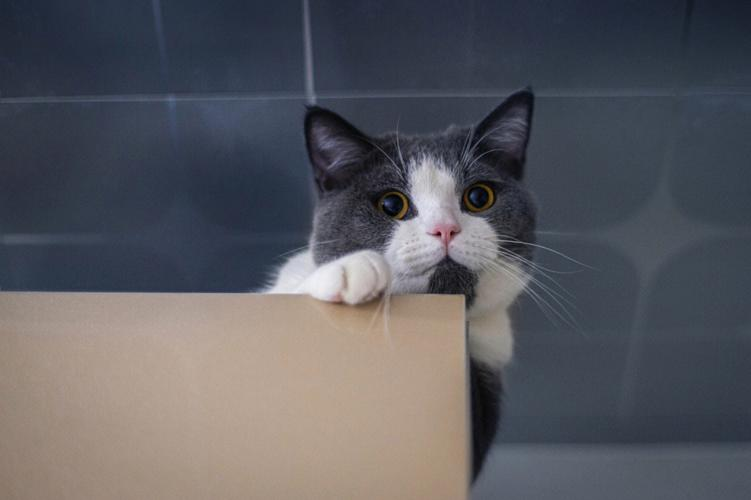
#> input picture reference/程序源码/uptech_vision_ai_class_code/f_feature_match/cat.jpeg, 751 x 500 px
$ python harris.py
#> lines starting #> are read from the running program, lines starting #| are printed output that depends on the picture; after the words box and inside, x2 and y2 are one past the last pixel; in counts of white or black regions, pixels touching at a corner belong together
import cv2
import numpy as np

# 读取图片
img = cv2.imread('cat.jpeg')
#> img is the input picture: shape (500, 751, 3); mean B, G, R 95.3, 89.5, 89.5

# 将图片转换为灰度图
gray_img = cv2.cvtColor(img, cv2.COLOR_BGR2GRAY)
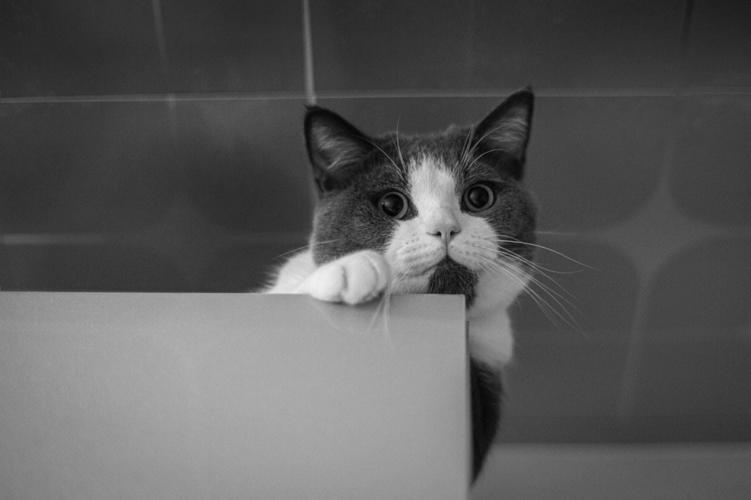
#> gray_img: shape (500, 751); min 0, max 240, mean 90.1

# Harris角点检测
corner_harris = cv2.cornerHarris(gray_img, 2, 3, 0.04)

# 对Harris检测的结果进行膨胀，以便更好地标记角点位置
corner_harris = cv2.dilate(corner_harris, None)

# 阈值处理，将角点和非角点分开（可调整阈值进行更细致地控制）
corner_harris[corner_harris > 0.01 * corner_harris.max()] = 255
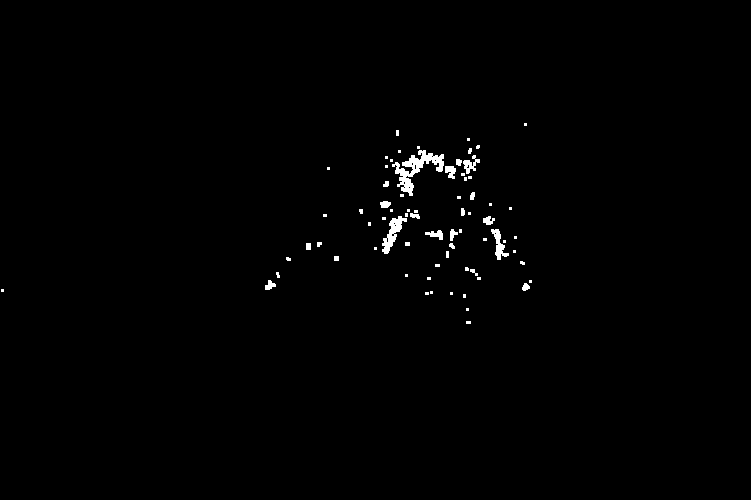
#> corner_harris: shape (500, 751) float32; min -0.00014, max 255, mean 2; drawn with min black and max white
corner_harris = np.uint8(corner_harris)
#> corner_harris: shape (500, 751); 0.78% white; 72 white regions (48 under 20 px), largest, box (x1, y1, x2, y2) and area: (392, 150, 444, 196) 798, (382, 216, 407, 254) 366, (491, 229, 509, 260) 220

# 找到Harris角点，并标记出来
img[corner_harris > 0] = [0, 0, 255]
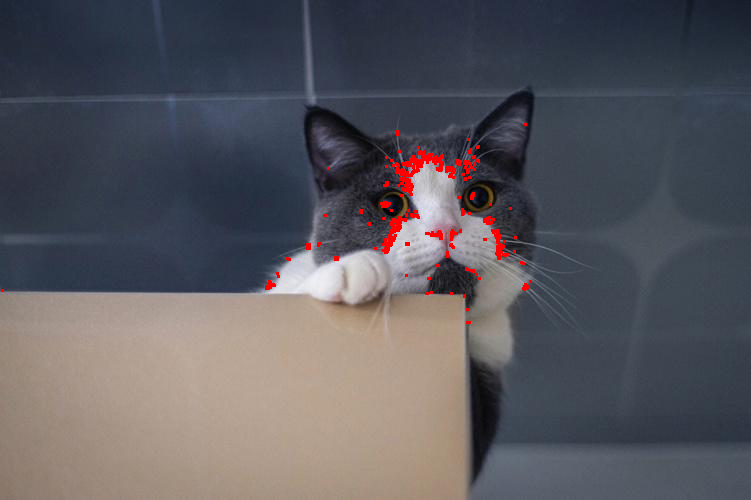
#> img: shape (500, 751, 3); 0.78% of pixels changed, all inside (x1, y1, x2, y2) = (1, 123, 532, 324)

# 显示图像
cv2.imshow('Harris Corners', img)
cv2.waitKey(0)
cv2.destroyAllWindows()

$ run again, with reference/程序源码/uptech_vision_ai_class_code/f_feature_match/template.jpeg copied over reference/程序源码/uptech_vision_ai_class_code/f_feature_match/cat.jpeg
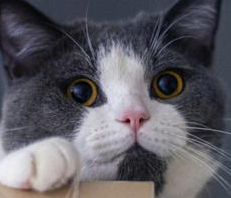
#> input picture reference/程序源码/uptech_vision_ai_class_code/f_feature_match/template.jpeg, 231 x 198 px
#> img is the input picture: shape (198, 231, 3); mean B, G, R 98.6, 91.6, 93.8
#> `corner_harris[corner_harris > 0.01 * corner_harris.max()] = 255`:
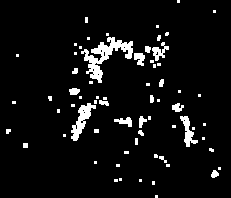
#> corner_harris: shape (198, 231) float32; min -0.00014, max 255, mean 15.5; drawn with min black and max white
#> `img[corner_harris > 0] = [0, 0, 255]`:
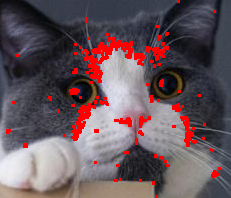
#> img: shape (198, 231, 3); 6.08% of pixels changed, all inside (x1, y1, x2, y2) = (6, 0, 221, 198)
